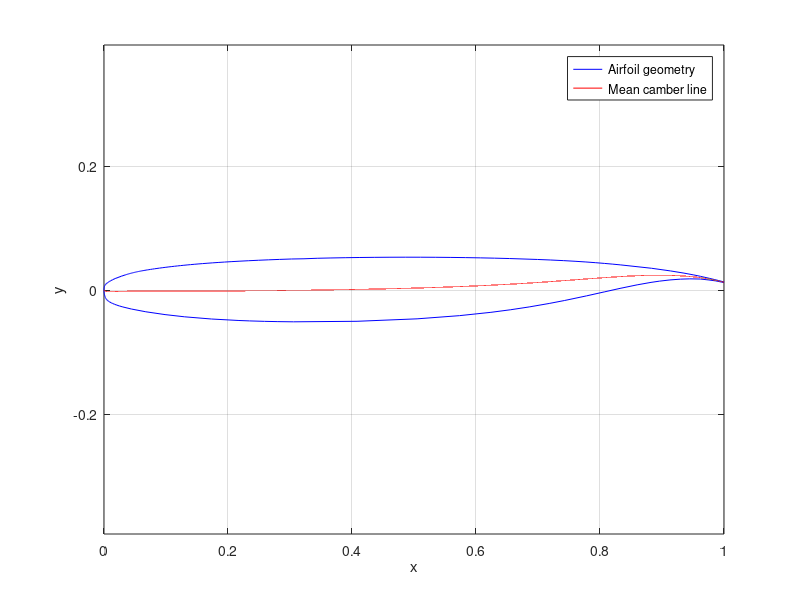

The MATLAB source for this figure:
clear
clc

% Calcola la funzione che descrive la mean camber line di un profilo alare
% e la sua derivata prima rispetto a x

% IMPORTANTE: 
% funziona solo se le coppie di coordinate che descrivono il profilo sono
% divise fra dorso e ventre, prima dorso poi ventre

%% CALCOLO DELLA MEAN CAMBER LINE

% Dati del profilo alare
A = importdata('k2.txt');
A = getfield(A,"data"); % Matrice delle coppie x y
x = A(:,1); % Ascisse dei punti del profilo
y = A(:,2); % Ordinate dei punti del profilo

% Separazione di dorso e ventre
i = 1;
while A(i,2) ~= 0
    x_dorso(i) = A(i,1);
    y_dorso(i) = A(i,2);
    i = i + 1;
end

k = 0;
for k = 1:(length(A)-length(x_dorso))
    x_ventre(k) = A(k+length(x_dorso),1);
    y_ventre(k) = A(k+length(x_dorso),2);
end

% Interpolazione per ottenere la camber line
n = 1e5;
% t = linspace(0,pi,n);
% x_interp = 0.5*(cos(t) + 1);
x_interp = linspace(0,1,n); % Stabilisco le x a cui corrisponderanno le y di dorso e ventre
y_dorso_interp = spline(x_dorso,y_dorso,x_interp);
y_ventre_interp = spline(x_ventre,y_ventre,x_interp);
y_lm = (y_dorso_interp + y_ventre_interp) / 2;
% y_lm(1)= 0; 

% Calcolo piccole deviazioni della linea media per calcolare la derivata
h = 1e-5;
x_interp_der = linspace(0,1,n) + h; % Punti comuni
y_dorso_interp = spline(x_dorso,y_dorso,x_interp_der);
y_ventre_interp = spline(x_ventre,y_ventre,x_interp_der);
dy_lm = (y_dorso_interp + y_ventre_interp) / 2;

% Calcolo delle derivate
dy_dx = (dy_lm - y_lm) ./ h;

% Grafico
figure;
plot(x, y, 'b-', 'DisplayName', 'Airfoil geometry');
axis equal
hold on;
plot(x_interp, y_lm, 'r-', 'DisplayName', 'Mean camber line');
xlabel('x'); ylabel('y');
legend;
grid on;

%% CALCOLO DELL'ANGOLO DI THEODORSEN

l = linspace(-0.5 + n^-1, 0.5 - n^-1,n); % estremi di integrazione
I = dy_dx./sqrt(0.25 - l.^2);

a_Th = trapz(l,I) /  pi;
a_Th = rad2deg(a_Th);